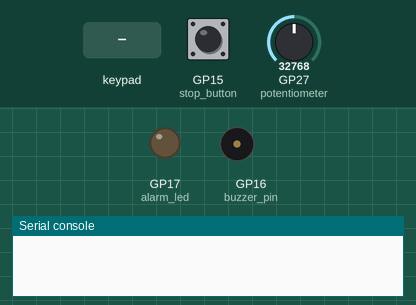
Recording of a program running on a simulated Raspberry Pi Pico running MicroPython. Shown: output pins drawn as LEDs (lit = HIGH), buzzer (waves = sounding), the last lines printed to the serial console. The inputs (shaded band) are chosen by the test bench; at power-on: GP15 (stop_button) LOW, GP27 (potentiometer) = 32768 (analog values on the 0–65535 scale). Pins used as bus, display or sensor lines are not drawn.

Above: at 1.2 s.
1.3 s: key '1' pressed
3.0 s: key '#' pressed
At 6.0 s:
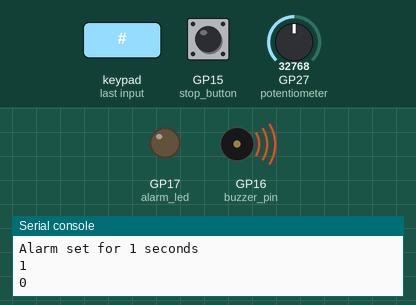
Timing chart, 0 to 12.0 s (numbered marks = the images above; inputs shaded):
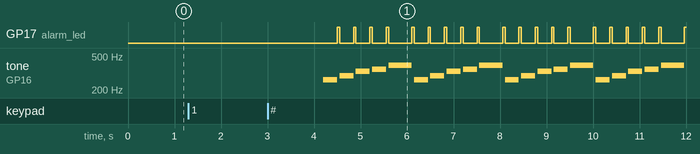

The program:

main.py
```python
from machine import Pin, PWM, ADC #buzzer & potentiometer
from time import sleep_ms, ticks_ms, ticks_diff

#Setting up the pins for each component

#3x4 keypad pins
c1 = Pin(3, Pin.IN, Pin.PULL_UP)
c2 = Pin(4, Pin.IN, Pin.PULL_UP)
c3 = Pin(5, Pin.IN, Pin.PULL_UP)

r1 = Pin(6, Pin.OUT)
r2 = Pin(7, Pin.OUT)
r3 = Pin(8, Pin.OUT)
r4 = Pin(9, Pin.OUT)

#Alarm LED
alarm_led = Pin(17, Pin.OUT)

#Stop Button
stop_button = Pin(15, Pin.IN, Pin.PULL_DOWN)

#Motion Sensor
#motion_sensor = Pin(13, Pin.IN)

#Potentiometer
potentiometer = ADC(27)

#Buzzer
buzzer_pin = Pin(16, Pin.OUT)
buzzer_pwm = PWM(buzzer_pin)

#Setting up the keyboard rows and columns
rows = [r1, r2, r3, r4]
cols = [c1, c2, c3]

#Map of physical keypad
keys = [
    ['1', '2', '3'],
    ['4', '5', '6'],
    ['7', '8', '9'],
    ['*', '0', '#'],
    ]

#alarm ringtone
melody = [262, 294, 330, 349, 392]
note_times = [300, 300, 300, 300, 500]

#get_key(): read the keypad
def get_key():
    #inside every row check the column
    for row in rows:
        row.value(1) #output a high signal

    #go through rows, and it gives the index and row
    for row_index, row in enumerate(rows):
        row.value(0)
        #go through columns
        for col_index, col in enumerate(cols):
            if col.value() == 0:
                key = keys[row_index][col_index]

                row.value(1)
                sleep_ms(200) #debouncing
                return key

        row.value(1)
    #if no key is being pressed
    return None

#get_alarm_time(): gets the countdown time from the keypad
def get_alarm_time():
    entered_time = ""
    while True:
        key = get_key()
        if key is not None:
            print("Key pressed:", key)

            if key == '#':
                if entered_time != "":
                    break
            elif key == '*':
                entered_time = ""
            else:
                entered_time = entered_time + key

            print("Entered time:", entered_time)

    return int(entered_time)

#countdown(seconds)
def countdown(seconds):
    start_time = ticks_ms() #current time

    while True:
        elapsed_time = ticks_diff(ticks_ms(), start_time) # how many milliseconds have passed since we started
        remaining_time = seconds - (elapsed_time // 1000)

        print(remaining_time)

        if remaining_time <= 0:
            break

        sleep_ms(1000)

#helper func
def check_alarm_controls():
    if stop_button.value() == 1:
        return "stop"

   # if motion_sensor.value() == 1:
      #  return "snooze"

    return None

#creating the alarm
def alarm():
    while True:

        #play each note in the melody
        for i in range(len(melody)):
            buzzer_pwm.freq(melody[i])
            set_volume()

            alarm_led.value(0)

            #keep checking controls while note is playing
            note_start = ticks_ms()

            while ticks_diff(ticks_ms(), note_start) < note_times[i]:
                action = check_alarm_controls()

                if action == "stop":
                    buzzer_pwm.duty_u16(0)
                    alarm_led.value(1)
                    return

               # elif action == "snooze":
                   # snooze()
                   # break

                sleep_ms(50)

            buzzer_pwm.duty_u16(0)
            alarm_led.value(1)
            sleep_ms(50)

        #go back and repeat the melody

#Motion sensor snooze the alarm
def snooze():
    buzzer_pwm.duty_u16(0)
    alarm_led.value(1)

    sleep_ms(15000)

#set_volume(): control buzzer volume with the potentiometer
def set_volume():
    volume = potentiometer.read_u16()
    buzzer_pwm.duty_u16(volume)

#main program:
while True: #keeps the alarm clock running instead of finishing after one alarm
    alarm_time = get_alarm_time()

    print("Alarm set for", alarm_time, "seconds")

    countdown(alarm_time)

    alarm()
```
